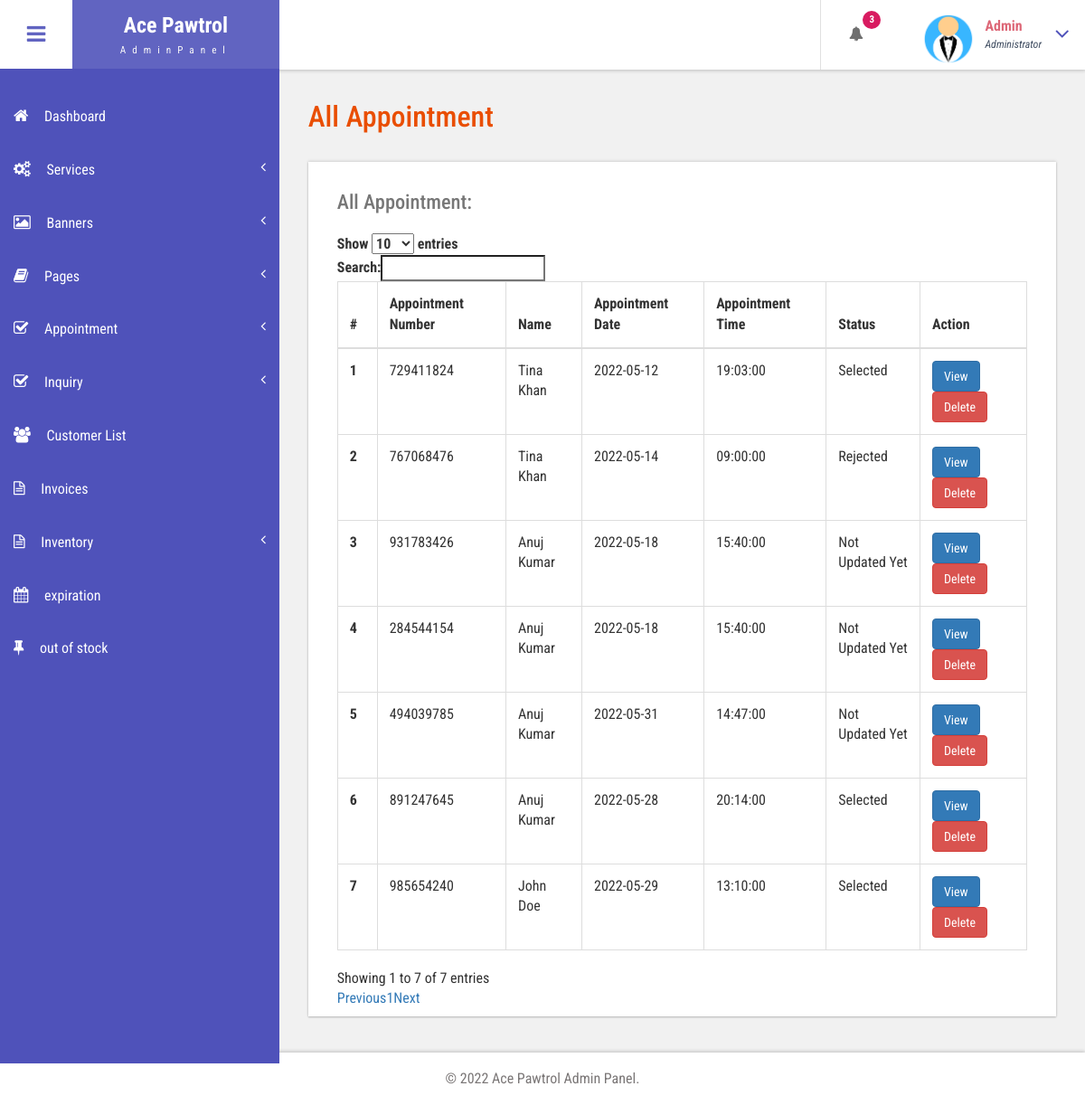
The app's page /admin/sample1.php (signed in) with its own data.
### tables this page shows
CREATE TABLE `tblbook` (
  `ID` int(10) NOT NULL,
  `UserID` int(10) DEFAULT NULL,
  `AptNumber` int(10) DEFAULT NULL,
  `AptDate` date DEFAULT NULL,
  `AptTime` time DEFAULT NULL,
  `Message` mediumtext DEFAULT NULL,
  `BookingDate` timestamp NULL DEFAULT current_timestamp(),
  `Remark` varchar(250) DEFAULT NULL,
  `Status` varchar(250) DEFAULT NULL,
  `RemarkDate` timestamp NULL DEFAULT NULL ON UPDATE current_timestamp()
);

CREATE TABLE `tbluser` (
  `ID` int(10) NOT NULL,
  `FirstName` varchar(120) DEFAULT NULL,
  `LastName` varchar(250) DEFAULT NULL,
  `MobileNumber` bigint(10) DEFAULT NULL,
  `Email` varchar(120) DEFAULT NULL,
  `Password` varchar(120) DEFAULT NULL,
  `RegDate` timestamp NULL DEFAULT current_timestamp()
);

### admin/sample1.php (the view, shortened to what this page needs)
<?php
include('includes/dbconnection.php');
if (strlen($_SESSION['bpmsaid']==0)) {
  header('location:logout.php');
  } else{
  ?>
<!DOCTYPE HTML>
<html>
<head>
<link href="css/bootstrap.css" rel='stylesheet' type='text/css' />
<link href="css/style.css" rel='stylesheet' type='text/css' />
<link href="css/font-awesome.css" rel="stylesheet">
<link href="css/animate.css" rel="stylesheet" type="text/css" media="all">
<?php
include('includes/dtables.php');
?>
<link href="css/custom.css" rel="stylesheet">
</head>
<body class="cbp-spmenu-push">
	<div class="main-content">
		 <?php include_once('includes/sidebar.php');?>
		 <?php include_once('includes/header.php');?>
		<div id="page-wrapper">
			<div class="main-page">
				<div class="tables">
					<h3 class="title1">All Appointment</h3>
					<div class="table-responsive bs-example widget-shadow">
						<h4>All Appointment:</h4>
						<table class="table table-bordered" id= "dataTable"> <thead> <tr> <th>#</th>
							<th> Appointment Number</th>
							<th>Name</th>
							<th>Appointment Date</th>
							<th>Appointment Time</th>
							<th>Status</th>
							<th>Action</th> </tr> </thead> <tbody>
<?php
$ret=mysqli_query($con,"select tbluser.FirstName,tbluser.LastName,tbluser.Email,tbluser.MobileNumber,tblbook.ID as bid,tblbook.AptNumber,tblbook.AptDate,tblbook.AptTime,tblbook.Message,tblbook.BookingDate,tblbook.Status from tblbook join tbluser on tbluser.ID=tblbook.UserID");
$cnt=1;
while ($row=mysqli_fetch_array($ret)) {
?>
						 <tr> <th scope="row"><?php echo $cnt;?></th>
						 	<td><?php  echo $row['AptNumber'];?></td>
						 	<td><?php  echo $row['FirstName'];?> <?php  echo $row['LastName'];?></td>
						 	<td><?php  echo $row['AptDate'];?></td>
						 	<td><?php  echo $row['AptTime'];?></td>
						 	<?php if($row['Status']==""){ ?>
                     <td class="font-w600"><?php echo "Not Updated Yet"; ?></td>
                     <?php } else { ?>
                      <td><?php  echo $row['Status'];?></td><?php } ?>
                                       <td><a href="sample.php?viewid=<?php echo $row['bid'];?>" class="btn btn-primary">View</a>
<a href="all-appointment.php?delid=<?php echo $row['bid'];?>" class="btn btn-danger" onClick="return confirm('Are you sure you want to delete?')">Delete</a>
                                       	</td> </tr>   <?php
$cnt=$cnt+1;
}?></tbody> </table>
					</div>
				</div>
			</div>
		</div>
		 <?php include_once('includes/footer.php');?>
	</div>
</body>
</html>
<?php }  ?>

### admin/includes/header.php (shortened to what this page needs)
<div class="sticky-header header-section ">
      <div class="header-left">
        <button id="showLeftPush"><i class="fa fa-bars"></i></button>
        <div class="logo">
          <a href="dashboard.php">
            <h1>Ace Pawtrol</h1>
            <span>AdminPanel</span>
          </a>
        </div>
      </div>
      <div class="header-right">
        <div class="profile_details_left">
          <ul class="nofitications-dropdown">
            <?php
$ret1=mysqli_query($con,"select tbluser.FirstName,tbluser.LastName,tblbook.ID as bid,tblbook.AptNumber from tblbook join tbluser on tbluser.ID=tblbook.UserID where tblbook.Status is null");
$num=mysqli_num_rows($ret1);
?>
            <li class="dropdown head-dpdn">
              <a href="#" class="dropdown-toggle" data-toggle="dropdown" aria-expanded="false"><i class="fa fa-bell"></i><span class="badge blue"><?php echo $num;?></span></a>
            </li>
          </ul>
          <div class="clearfix"> </div>
        </div>
        <div class="profile_details">
        <?php
$adid=$_SESSION['bpmsaid'];
$ret=mysqli_query($con,"select AdminName from tbladmin where ID='$adid'");
$row=mysqli_fetch_array($ret);
$name=$row['AdminName'];
?>
          <ul>
            <li class="dropdown profile_details_drop">
              <a href="#" class="dropdown-toggle" data-toggle="dropdown" aria-expanded="false">
                <div class="profile_img">
                  <span class="prfil-img"><img src="images/admin1.png" alt="" width="60" height="60"> </span>
                  <div class="user-name">
                    <p><?php echo $name; ?></p>
                    <span>Administrator</span>
                  </div>
                  <i class="fa fa-angle-down lnr"></i>
                  <div class="clearfix"></div>
                </div>
              </a>
            </li>
          </ul>
        </div>
      </div>
      <div class="clearfix"> </div>
    </div>

### admin/css/style.css (style rules this page uses)
h4, h5, h6, h1, h2, h3 { margin: 0; }
ul, ol { margin: 0; }
p { margin: 0; }
html, body { font-family: 'Roboto Condensed', sans-serif; font-size: 100%; overflow-x: hidden; background: #fff; }
body a { transition: 0.5s all ease; -webkit-transition: 0.5s all ease; -moz-transition: 0.5s all ease; -o-transition: 0.5s all ease; -ms-transition: 0.5s all ease; text-decoration:none; }
h1,h2,h3,h4,h5,h6 { margin:0; }
p { margin:0; }
ul,label { margin:0; padding:0; }
.main-content { position: relative; }
.sticky-header { position: fixed; top: 0; left:0px; width: 100%; z-index: 100; }
.header-section { background:#FFF; box-shadow: 1px 1px 4px rgba(0, 0, 0, 0.21); -webkit-box-shadow: 1px 1px 4px rgba(0, 0, 0, 0.21); -moz-box-shadow: 1px 1px 4px rgba(0, 0, 0, 0.21); -o-box-shadow: 1px 1px 4px rgba(0, 0, 0, 0.21); }
.header-section::after { clear: both; display: block; content: ''; }
.header-left { float: left; width: 45%; }
.header-right { float: right; }
button#showLeftPush { font-size: 1.5em; width: 80px; padding: 0.87em 0; text-align: center; cursor: pointer; float: left; color: #6F6F6F; -moz-transition: all 0.2s ease-out 0s; -webkit-transition: all 0.2s ease-out 0s; transition: all 0.2s ease-out 0s; border: none; background-color: #fff; outline:none; }
.cbp-spmenu-push { overflow-x: hidden; position: relative; }
.cbp-spmenu, .cbp-spmenu-push { -webkit-transition: all 0.3s ease; -moz-transition: all 0.3s ease; transition: all 0.3s ease; }
.cbp-spmenu-push div#page-wrapper { margin: 0 0 0 19.3em; transition:.5s all; -webkit-transition:.5s all; -moz-transition:.5s all; }
.fa { display: inline-block; font-family: FontAwesome; font-style: normal; font-weight: normal; line-height: 1; -webkit-font-smoothing: antialiased; -moz-osx-font-smoothing: grayscale; }
.logo { background: #6164C1; text-align: center; float: left; }
.logo a { padding: 0.9em 3.3em .7em; display: block; text-decoration: none; }
.logo a h1 { color: #fff; font-size: 1.5em; line-height: 1.2em; font-weight: 700; }
.logo a span { color: #F8F8F8; font-size: .7em; text-align: center; letter-spacing: 7px; }
.profile_details_left { float: left; }
li.dropdown.head-dpdn { display: inline-block; padding: 1.7em 0; border-left: 1px solid #E0E0E0; float: left; }
li.dropdown.head-dpdn a.dropdown-toggle { padding: 1.7em 2em; }
i.fa.fa-bell { color:#6F6F6F; }
.header-right span.badge { font-size: 11px; font-weight: bold; color: #FFF; background: #8BC34A; line-height: 15px; width: 20px; height: 20px; border-radius: 2em; -webkit-border-radius: 2em; -moz-border-radius: 2em; -o-border-radius: 2em; text-align: center; display: inline-block; position: absolute; top: 16%; padding: 2px 0 0; }
.header-right span.blue { background-color:#D81B60; }
.profile_details { float: right; }
.profile_details_drop a.dropdown-toggle { display:block; padding: 0.8em 3em 0 2em; }
.profile_img span.prfil-img { float:left; }
.user-name { float:left; margin-top:8px; margin-left:11px; height:35px; }
.profile_details ul li { list-style-type:none; position:relative; }
.profile_details li a i.fa.lnr { position: absolute; top: 34%; right: 8%; color: #4F52BA; font-size: 1.6em; }
.user-name p { font-size:1em; color:#DD6777; line-height:1em; font-weight:700; }
.user-name span { font-size: .75em; font-style: italic; color: #424f63; font-weight: normal; margin-top: .3em; }
.widget-shadow { background-color: #fff; box-shadow: 0 -1px 3px rgba(0,0,0,.12),0 1px 2px rgba(0,0,0,.24); -webkit-box-shadow: 0 -1px 3px rgba(0,0,0,.12),0 1px 2px rgba(0,0,0,.24); -moz-box-shadow: 0 -1px 3px rgba(0,0,0,.12),0 1px 2px rgba(0,0,0,.24); }
h3.title1 { font-size: 2em; color: #e94e02; margin-bottom: 0.8em; }
.table > thead > tr > th, .table > tbody > tr > th, .table > tfoot > tr > th, .table > thead > tr > td, .table > tbody > tr > td, .table > tfoot > tr > td { border-top: none; }
.tables h4 { font-size: 1.4em; margin-bottom: 1em; color: #777777; }
.tables .panel-body ,.tables .bs-example { padding: 2em 2em 0.5em; }
.tables .table > thead > tr > th, .tables .table > tbody > tr > th, .tables .table > tfoot > tr > th, .tables .table > thead > tr > td, .tables .table > tbody > tr > td, .tables .table > tfoot > tr > td { padding: 13px; border-top: 1px solid #E0E0E0; }
.bs-example { margin-top: 2em; }

### admin/css/custom.css (style rules this page uses)
#page-wrapper { padding:7em 2em 2.5em; background-color: #F1F1F1; }

### records on screen
tblbook: AptNumber "729411824", UserID.FirstName "Tina", UserID.LastName "Khan", AptDate "2022-05-12", AptTime "19:03:00", Status "Selected"
tblbook: AptNumber "767068476", UserID.FirstName "Tina", UserID.LastName "Khan", AptDate "2022-05-14", AptTime "09:00:00", Status "Rejected"
tblbook: AptNumber "931783426", UserID.FirstName "Anuj", UserID.LastName "Kumar", AptDate "2022-05-18", AptTime "15:40:00", shows "Not Updated Yet"
tblbook: AptNumber "284544154", UserID.FirstName "Anuj", UserID.LastName "Kumar", AptDate "2022-05-18", AptTime "15:40:00", shows "Not Updated Yet"
tblbook: AptNumber "494039785", UserID.FirstName "Anuj", UserID.LastName "Kumar", AptDate "2022-05-31", AptTime "14:47:00", shows "Not Updated Yet"
tblbook: AptNumber "891247645", UserID.FirstName "Anuj", UserID.LastName "Kumar", AptDate "2022-05-28", AptTime "20:14:00", Status "Selected"
tblbook: AptNumber "985654240", UserID.FirstName "John", UserID.LastName "Doe", AptDate "2022-05-29", AptTime "13:10:00", Status "Selected"

### other values on screen
$num "3"
$name "Admin"
